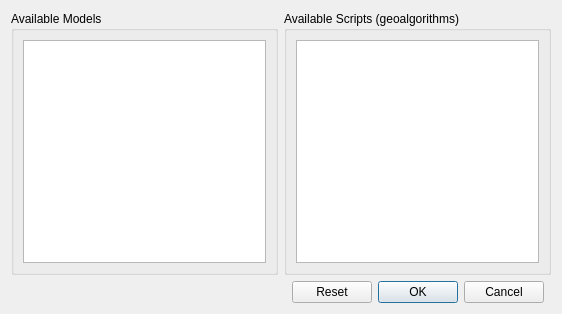
<?xml version="1.0" encoding="UTF-8"?>
<ui version="4.0">
 <class>Dialog</class>
 <widget class="QDialog" name="Dialog">
  <property name="geometry">
   <rect>
    <x>0</x>
    <y>0</y>
    <width>562</width>
    <height>314</height>
   </rect>
  </property>
  <property name="windowTitle">
   <string>Install Models and Scripts</string>
  </property>
  <layout class="QGridLayout" name="gridLayout_3">
   <item row="0" column="0">
    <widget class="QGroupBox" name="groupBox">
     <property name="title">
      <string>Available Models</string>
     </property>
     <layout class="QGridLayout" name="gridLayout">
      <item row="0" column="0">
       <widget class="QListWidget" name="modelsList">
        <property name="selectionMode">
         <enum>QAbstractItemView::MultiSelection</enum>
        </property>
       </widget>
      </item>
     </layout>
    </widget>
   </item>
   <item row="0" column="1">
    <widget class="QGroupBox" name="groupBox_2">
     <property name="title">
      <string>Available Scripts (geoalgorithms)</string>
     </property>
     <layout class="QGridLayout" name="gridLayout_2">
      <item row="0" column="0">
       <widget class="QListWidget" name="scriptsList">
        <property name="selectionMode">
         <enum>QAbstractItemView::MultiSelection</enum>
        </property>
       </widget>
      </item>
     </layout>
    </widget>
   </item>
   <item row="1" column="1">
    <widget class="QDialogButtonBox" name="buttonBox">
     <property name="orientation">
      <enum>Qt::Horizontal</enum>
     </property>
     <property name="standardButtons">
      <set>QDialogButtonBox::Cancel|QDialogButtonBox::Ok|QDialogButtonBox::Reset</set>
     </property>
     <property name="centerButtons">
      <bool>true</bool>
     </property>
    </widget>
   </item>
  </layout>
 </widget>
 <resources/>
 <connections>
  <connection>
   <sender>buttonBox</sender>
   <signal>accepted()</signal>
   <receiver>Dialog</receiver>
   <slot>accept()</slot>
   <hints>
    <hint type="sourcelabel">
     <x>248</x>
     <y>254</y>
    </hint>
    <hint type="destinationlabel">
     <x>157</x>
     <y>274</y>
    </hint>
   </hints>
  </connection>
  <connection>
   <sender>buttonBox</sender>
   <signal>rejected()</signal>
   <receiver>Dialog</receiver>
   <slot>reject()</slot>
   <hints>
    <hint type="sourcelabel">
     <x>316</x>
     <y>260</y>
    </hint>
    <hint type="destinationlabel">
     <x>286</x>
     <y>274</y>
    </hint>
   </hints>
  </connection>
 </connections>
</ui>
